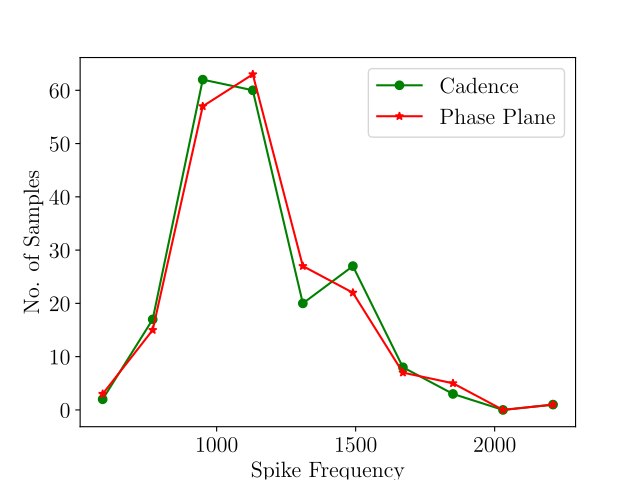

Write Python code to recreate this figure.
#!/usr/bin/env python3
# -*- coding: utf-8 -*-
"""
Created on Sat Nov 27 04:19:17 2021

@author: mhasan13
"""

import numpy as np
import matplotlib.pyplot as plt
import pandas as pd
import pickle as pkl

#########
plt.rc('text', usetex=True)
plt.rc('font', family='serif')
plt.rc('font', size=16)
plt.rc('lines', linewidth=1.5)
#########


# cadence monte carlo
df = pd.read_csv('MonteCarlo.Iw.csv', header=None)
data = df[3].values

# plt.subplot(1,2,1)
n, bins, patches = plt.hist(data, 10, alpha = 0.3, color='g', label='Cadence')
plt.plot(np.diff(bins)/2 + bins[:-1], n, 'o-', color='g', label = 'Cadence')

# torch monte carlo
with open('exclude-Iw.pkl', 'rb') as fp:
    data = pkl.load(fp)

# plt.subplot(1,2,2)
n_, bins_, patches_ = plt.hist(data, 10, alpha = 0.3, color='r', label='Phase Plane')
plt.plot(np.diff(bins_)/2 + bins_[:-1], n_, '*-', color='r', label='Phase Plane')
plt.legend()
plt.xlabel('Spike Frequency')
plt.ylabel('No. of Samples')

plt.show()

plt.figure()
plt.plot(np.diff(bins)/2 + bins[:-1], n, 'o-', color='g', label = 'Cadence')
plt.plot(np.diff(bins_)/2 + bins_[:-1], n_, '*-', color='r', label='Phase Plane')
plt.legend()
plt.xlabel('Spike Frequency')
plt.ylabel('No. of Samples')
plt.show()
